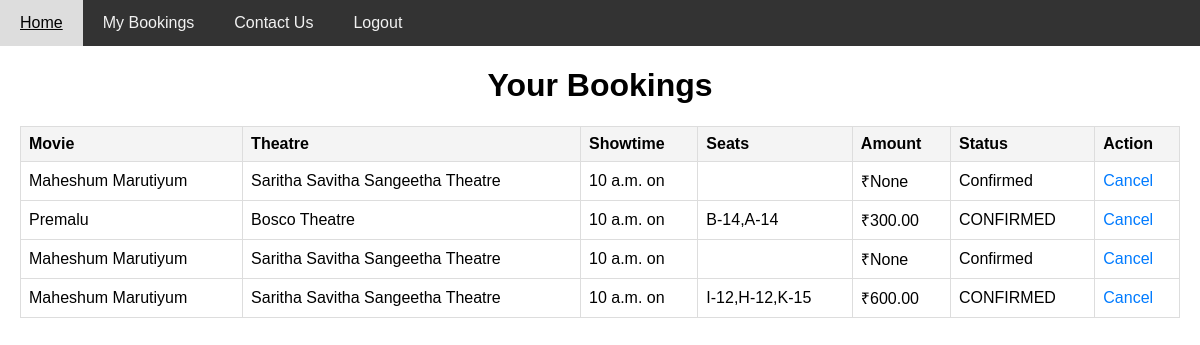
Page /view_bookings/ (signed in) on the committed database.
### myapp/models.py (models this page shows, shortened)
class Booking(models.Model):
    user = models.ForeignKey(settings.AUTH_USER_MODEL, on_delete=models.CASCADE,null=True,blank=True)
    movie = models.ForeignKey(Movie, on_delete=models.CASCADE,null=True,blank=True)
    theatre = models.ForeignKey(Theatre, on_delete=models.CASCADE,null=True,blank=True)
    showtime = models.ForeignKey(Showtime, on_delete=models.CASCADE,null=True,blank=True)
    selected_seats = models.TextField(null=True,blank=True)
    booking_date = models.DateTimeField(auto_now_add=True)
    total_amount = models.DecimalField(max_digits=10, decimal_places=2,null=True,blank=True)
    status = models.CharField(max_length=20, choices=[('Confirmed', 'Confirmed'), ('Cancelled', 'Cancelled')], default='Confirmed')
    payment=models.CharField(max_length=20,default="Success")
    refund_status = models.BooleanField(default=False)
    qr_code = models.ImageField(upload_to='qr_codes/', blank=True, null=True)# New field for refund status

class Movie(models.Model):
    title = models.CharField(max_length=100)
    category = models.ForeignKey(Category, on_delete=models.CASCADE)
    release_date = models.DateField()
    description = models.TextField()
    poster = models.ImageField(upload_to='posters/',blank=True,null=True)
    director = models.CharField(max_length=100)
    duration = models.DurationField()
    price = models.DecimalField(max_digits=10, decimal_places=2)

class Theatre(models.Model):
    name = models.CharField(max_length=255)
    location = models.CharField(max_length=255)
    rows = models.TextField()  # Stores rows as a comma-separated string like "A,B,C,D"
    seats_per_row = models.IntegerField()
    parking_available = models.TextField(blank=True, null=True)
    food_and_beverage_options = models.TextField(blank=True, null=True)  # Description of options
    accessibility_options = models.TextField(blank=True, null=True)  # Accessibility information

class Showtime(models.Model):
    movie = models.ForeignKey(Movie, on_delete=models.CASCADE)
    theatre = models.ForeignKey(Theatre, on_delete=models.CASCADE)
    showtime = models.TimeField()
    start_date = models.DateField(null=True, blank=True)
    end_date = models.DateField(null=True, blank=True)

### myapp/views.py (the view)
# urls.py: path('view_bookings/', view_bookings, name='view_bookings'),
@login_required
def view_bookings(request):
    bookings = Booking.objects.filter(user=request.user)
    return render(request, 'view_bookings.html', {'bookings': bookings})

### templates/view_bookings.html (shortened to what this page needs)
<!DOCTYPE html>
<html lang="en">
<head>
</head>
<body>
<div class="navbar">
    <a href="{% url 'user_dashboard' %}">Home</a>
    <a href="{% url 'view_bookings' %}">My Bookings</a>
    <a href="{% url 'contact' %}">Contact Us</a>
    <a href="{% url 'logout' %}">Logout</a>
</div>
<div class="container">
    <h1>Your Bookings</h1>
    <table>
        <thead>
            <tr>
                <th>Movie</th>
                <th>Theatre</th>
                <th>Showtime</th>
                <th>Seats</th>
                <th>Amount</th>
                <th>Status</th>
                <th>Action</th>
            </tr>
        </thead>
        <tbody>
            {% for booking in bookings %}
            <tr>
                <td>{{ booking.movie.title }}</td>
                <td>{{ booking.theatre.name }}</td>
                <td>{{ booking.showtime.showtime }} on {{ booking.showtime.date }}</td>
                <td>{{ booking.selected_seats }}</td>
                <td>₹{{ booking.total_amount }}</td>
                <td>{{ booking.status }}</td>
                <td>
                    {% if booking.status != 'Cancelled' %}
                    <a href="{% url 'cancel_booking' booking.id %}">Cancel</a>
                    {% endif %}
                </td>
            </tr>
            {% endfor %}
        </tbody>
    </table>
</div>
</body>
</html>

### templates/view_bookings.html (style rules this page uses)
body { font-family: Arial, sans-serif; margin: 0; padding: 0; }
.navbar { background-color: #333; overflow: hidden; }
.navbar a { float: left; display: block; color: #f2f2f2; text-align: center; padding: 14px 20px; text-decoration: none; }
.container { margin: 20px; }
h1 { text-align: center; }
table { width: 100%; border-collapse: collapse; margin-top: 20px; }
th, td { border: 1px solid #ddd; padding: 8px; text-align: left; }
th { background-color: #f4f4f4; }
a { color: #007bff; text-decoration: none; }

### rows in the picture
Booking: movie "Maheshum Marutiyum", theatre.name "Saritha Savitha Sangeetha Theatre", showtime.showtime "10 a.m.", total_amount "None", status "Confirmed", shows "Cancel"
Booking: movie "Premalu", theatre.name "Bosco Theatre", showtime.showtime "10 a.m.", selected_seats "B-14,A-14", total_amount "300.00", status "CONFIRMED", shows "Cancel"
Booking: movie "Maheshum Marutiyum", theatre.name "Saritha Savitha Sangeetha Theatre", showtime.showtime "10 a.m.", total_amount "None", status "Confirmed", shows "Cancel"
Booking: movie "Maheshum Marutiyum", theatre.name "Saritha Savitha Sangeetha Theatre", showtime.showtime "10 a.m.", selected_seats "I-12,H-12,K-15", total_amount "600.00", status "CONFIRMED", shows "Cancel"
